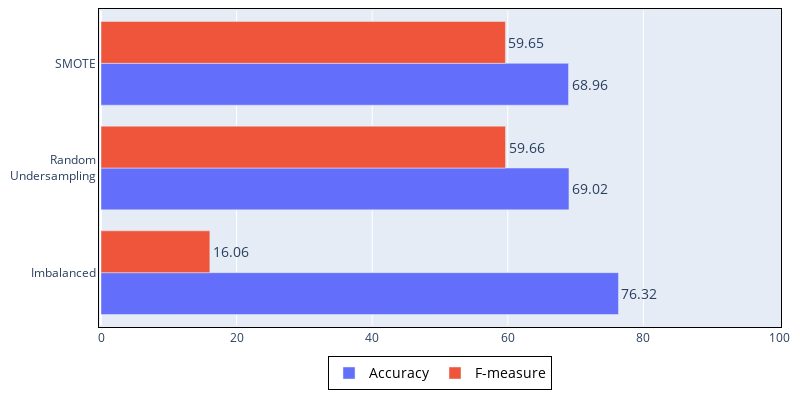

Notebook cell for this chart:
### Code cell
#speed variation;speed;distance;course variation;time gap;total time
accuracy  = data8.iloc[:, 1]
fmeasure  = data8.iloc[:, 2] * 100
gmeasure  = data8.iloc[:, 3] * 100
accuracyTwoDec = round(accuracy, 2) # Para etiquetas
fmeasureTwoDec = round(fmeasure, 2) # Para etiquetas
x = data1.labels       
x[1] = "Random<br>Undersampling"          

fig = go.Figure(go.Bar(x=accuracy, y=x, orientation='h', name='Accuracy', text=accuracyTwoDec, textposition='outside', outsidetextfont= dict(size=14),))
fig.add_trace(  go.Bar(x=fmeasure, y=x, orientation='h', name='F-measure', text=fmeasureTwoDec, textposition='outside', outsidetextfont= dict(size=14),))

fig.update_layout(
    legend=dict(
        traceorder="normal",
        font=dict(
            size=14,
            color="black"
        ),
        bordercolor="Black",
        borderwidth=1,
        xanchor = "center", # Para centrarla horizontalmente
        x = 0.5,            # Para centrarla horizontalmente
        orientation="h",    # Para centrarla horizontalmente
    ),
    autosize=False,
    width=800,
    height=400,
    xaxis= {
        'linecolor': 'black',
        'linewidth': 1,
        'mirror': True,
        "range": [ 0, 100 ],
    },
    yaxis= {
       # 'categoryorder': 'array',                                   # Para que ordene por accuracy
      #  'categoryarray': [x for _, x in sorted(zip(accuracy, x))],  # Para que ordene por accuracy
        'linecolor': 'black',
        'linewidth': 1,
        'mirror': True
    },
    margin={
        'l':   10,
        'r':   10,
        'b':   10,
        't':   10,
        'pad': 2
    }
)
fig.show() # Para que salga el resultado
#### Se guarda el diagrama ####
pio.write_image(fig, "ilu8.svg")

### Figure 1 — Plotly figure (JSON) as saved in the notebook; plotly's stock layout.template omitted (floating-point values rounded to 4 significant figures)
{"data": [{"name": "Accuracy", "orientation": "h", "outsidetextfont": {"size": 14}, "text": [76.32, 69.02, 68.96], "textposition": "outside", "type": "bar", "x": [76.32, 69.02, 68.96], "y": ["Imbalanced", "Random<br>Undersampling", "SMOTE"]}, {"name": "F-measure", "orientation": "h", "outsidetextfont": {"size": 14}, "text": [16.06, 59.66, 59.65], "textposition": "outside", "type": "bar", "x": [16.06, 59.66, 59.65], "y": ["Imbalanced", "Random<br>Undersampling", "SMOTE"]}], "layout": {"autosize": false, "height": 400, "legend": {"bordercolor": "Black", "borderwidth": 1, "font": {"color": "black", "size": 14}, "orientation": "h", "traceorder": "normal", "x": 0.5, "xanchor": "center"}, "margin": {"b": 10, "l": 10, "pad": 2, "r": 10, "t": 10}, "width": 800, "xaxis": {"linecolor": "black", "linewidth": 1, "mirror": true, "range": [0, 100]}, "yaxis": {"linecolor": "black", "linewidth": 1, "mirror": true}}}
